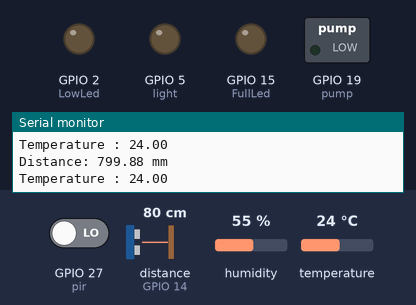
A program run on a simulated ESP32. Shown: switched loads named in the program (green lamp = pin HIGH), output pins drawn as LEDs (lit = HIGH), the last lines printed to the serial monitor. Wiring (inferred from the names in the program): ultrasonic range finder: trigger GPIO 12; echo GPIO 14. Inputs (shaded band) come from the test bench; at power-on: distance to the obstacle (sensor on GPIO 14) 80 cm, GPIO 27 (pir) LOW, humidity 55 %, temperature 24 °C. The echo pulse lasts 58.3 µs per cm; WiFi joins after 1.5 s; servers stay silent unless stated; pins used as bus, display or sensor lines are not drawn.

Above: at 3.0 s.
3.1 s: distance to the obstacle (sensor on GPIO 14) set to 7 cm
5.4 s: distance to the obstacle (sensor on GPIO 14) set to 4 cm
At 6.1 s:
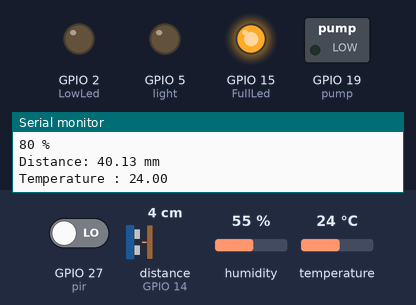
7.0 s: GPIO 27 (pir) driven HIGH
At 7.3 s:
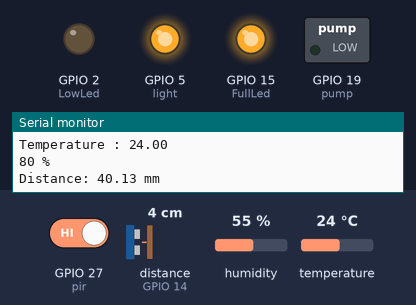
Timing chart, 0 to 18.7 s (numbered marks = the images above; inputs shaded):
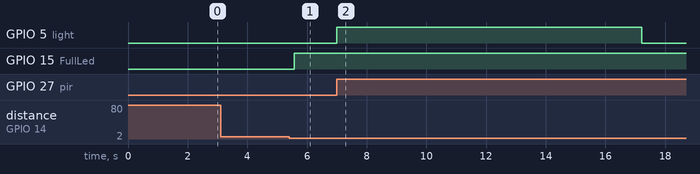

Measured:
- the behaviour switches between 6 and 5 cm on distance to the obstacle (sensor on GPIO 14) (found by bisection; images 0 and 1)
- after the input at 5.4 s, GPIO 15 (FullLed): LOW → HIGH after 0.17 s
- after the input at 7.0 s, GPIO 5 (light): LOW → HIGH at once, → LOW 10.2 s later

The program:

main.cpp
```cpp
#include <Arduino.h>
#include <Adafruit_SSD1306.h>
#include <WiFi.h>
#include <WiFiClient.h>
#include <BlynkSimpleEsp32.h>
#include <analogWrite.h>
#include "DHT.h"
#define DHTPIN 26
#define timeSeconds 10
#define BLYNK_TEMPLATE_ID "TMPL2y3hal-kS"
#define BLYNK_TEMPLATE_NAME "NitHome"
#define BLYNK_AUTH_TOKEN "3BrCtyfozd9DnO5G1HeKAb3ecDzyM7Vi"
#define TRIGPIN    12
#define ECHOPIN    14
#define FullLed   15
#define LowLed   2
#define pir 27
#define light 5
#define pump 19
// #define SCREEN_WIDTH 128 // OLED display width, in pixels
// #define SCREEN_HEIGHT 32 // OLED display height, in pixels
#define TankLevel    V0
#define TankDistance    V1
#define Waterpump    V2
#define LightState    V3
#define MotionState    V4
#define TempState    V5
#define DHTTYPE DHT11
#define ldr 36
#define StreetLight 15
// #define OLED_RESET     -1 // Reset pin # (or -1 if sharing Arduino reset pin)
// Adafruit_SSD1306 display(SCREEN_WIDTH, SCREEN_HEIGHT, &Wire, OLED_RESET);
DHT dht(DHTPIN, DHTTYPE);

char ssid[] = "MTN_4G_312D8B";
char pass[] = "56DB44AF";
float temp;
float duration;
float distance;
int   waterLevelPer;
const int EmptyTank = 120;
const int FullTank = 20;
int triggerPer =   10;
int LightInit;
int LightValue;


unsigned long now = millis();
unsigned long lastTrigger = 0;
boolean startTimer = false;
boolean motion = false;

// void displayData(int value){
//   display.clearDisplay();
//   display.setTextSize(4);
//   display.setCursor(8,2);
//   display.print(value);
//   display.print(" ");
//   display.print("%");
//   display.display();
// }
BlynkTimer timer;
BLYNK_CONNECTED() {
  Blynk.syncVirtual(TankLevel);
  Blynk.syncVirtual(TankDistance);
  Blynk.syncVirtual(Waterpump);
  Blynk.syncVirtual(LightState);
  Blynk.syncVirtual(MotionState);
  Blynk.syncVirtual(TempState);
}

// void myTimerEvent()
// {
//   Blynk.virtualWrite(V0, millis() / 1000);
//   Blynk.virtualWrite(V1, millis() / 1000);
//   Blynk.virtualWrite(V2, millis() / 1000);
//   Blynk.virtualWrite(V3, millis() / 1000);
//   Blynk.virtualWrite(V4, millis() / 1000);
//   Blynk.virtualWrite(V5, millis() / 1000);
// }


void PumpControl(){
  // for(;;){
  digitalWrite(TRIGPIN, LOW);
  delayMicroseconds(5);
  digitalWrite(TRIGPIN, HIGH);
  delayMicroseconds(10);
  digitalWrite(TRIGPIN, LOW);
  duration = pulseIn(ECHOPIN, HIGH);
  distance = ((duration / 2) * 0.343);
  if (distance >= (FullTank-10) && distance <= EmptyTank ){
    waterLevelPer = map(distance ,EmptyTank, FullTank, 0, 100);
    Serial.print(waterLevelPer);
    Serial.println(" %");

    // displayData(waterLevelPer);
    Blynk.virtualWrite(TankLevel, waterLevelPer);
    Blynk.virtualWrite(TankDistance, (String(distance) + " mm"));
    if(waterLevelPer < 20){
      digitalWrite(LowLed, HIGH);
      digitalWrite(FullLed,LOW);
      digitalWrite(pump,HIGH);
      Blynk.virtualWrite(Waterpump, "ON");
    }
    if(waterLevelPer > 60){
      digitalWrite(FullLed,HIGH);
      digitalWrite(LowLed,LOW);
    }

    if (waterLevelPer >=80 ){
      digitalWrite(pump,LOW);
      Blynk.virtualWrite(Waterpump, "OFF");
    }
  }
  Serial.print("Distance: ");
  Serial.print(distance);
  Serial.println(" mm");
  delay(300);

}

void IRAM_ATTR detectsMovement() {
  digitalWrite(light, HIGH);
  startTimer = true;
  lastTrigger = millis();
}

void MeasureTemp(){
  temp = dht.readTemperature();
  Blynk.virtualWrite(TempState, temp);
  Serial.print("Temperature : ");
  Serial.println(temp);
delay(500);

}

// void AutoLight(void *parameter){
//   for(;;){
//   LightValue = analogRead(ldr);
//   if(LightValue-LightInit < 50){
//     digitalWrite(StreetLight,HIGH);
//   }
//   else{
//     digitalWrite(StreetLight, LOW);
//   }
//   }
// }


void setup()
{
  // Debug console
  Serial.begin(115200);
  Blynk.begin(BLYNK_AUTH_TOKEN, ssid, pass);
  // timer.setInterval(1000L, myTimerEvent);
  dht.begin();
  // xTaskCreate(PumpControl,"Temperature ", 8000, NULL, 3, NULL);
  // xTaskCreate(AutoLight,"Auto light ", 5000, NULL, 3, NULL);
  attachInterrupt(digitalPinToInterrupt(pir), detectsMovement, RISING);
  pinMode(pir, INPUT_PULLUP);
  pinMode(ECHOPIN, INPUT);
  pinMode(TRIGPIN, OUTPUT);
  pinMode(FullLed, OUTPUT);
  pinMode(LowLed, OUTPUT);
  // pinMode(BuzzerPin, OUTPUT);
  pinMode(pump, OUTPUT);
  // digitalWrite(BuzzerPin, LOW);
  pinMode(light, OUTPUT);
  pinMode(StreetLight, OUTPUT);
  digitalWrite(light, LOW);
  // if(!display.begin(SSD1306_SWITCHCAPVCC, 0x3C)) {
  //   Serial.println(F("SSD1306 allocation failed"));
  //   for(;;);
  // }
  // delay(1000);
  // display.setTextSize(1);
  // display.setTextColor(WHITE);
  // display.clearDisplay();
  // LightInit = analogRead(ldr);

}

void loop()
{
  MeasureTemp();
  PumpControl();
  Blynk.run();
  timer.run();
  now = millis();
  if((digitalRead(light) == HIGH) && (motion == false)) {
    Serial.println("MOTION DETECTED!!!");
    Blynk.virtualWrite(MotionState, "MOTION DETECTED!!!");
    Blynk.virtualWrite(LightState, "ON");

    motion = true;
  }
  if(startTimer && (now - lastTrigger > (timeSeconds*1000))) {
    digitalWrite(light, LOW);
    Serial.println("Motion stopped...");
    Blynk.virtualWrite(MotionState, "Motion stopped...");
    Blynk.virtualWrite(LightState, "OFF");
    startTimer = false;
    motion = false;

  }
}
```
